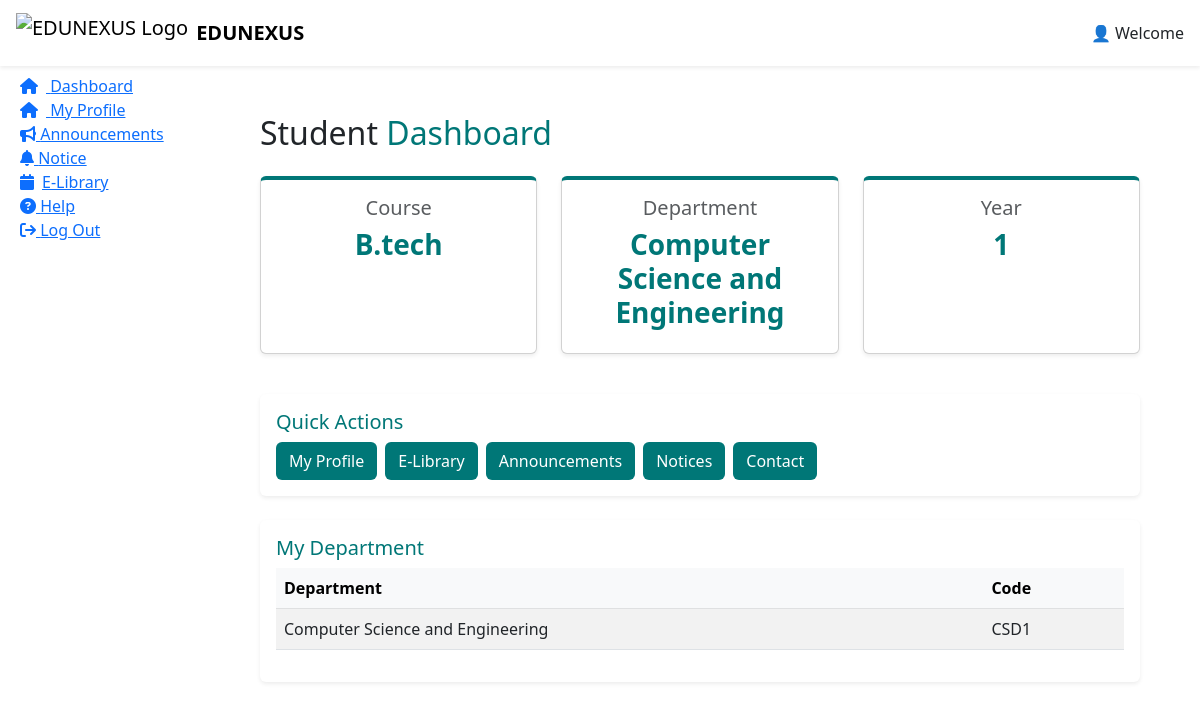
Screenshot of /Student_Dashboard/ (signed in) with the database file from the repository.
### app_edunexus/models.py (models this page shows, shortened)
class StudentProfile(models.Model):
    student = models.OneToOneField(User, on_delete=models.CASCADE, limit_choices_to={'Role': 'Student'})
    name = models.CharField(max_length=50)
    profile_image = models.ImageField(storage=MediaCloudinaryStorage, upload_to='students/')
    course = models.CharField(max_length=50)
    year = models.IntegerField()
    roll_number = models.CharField(max_length=20, unique=True)
    department = models.ForeignKey(Department, on_delete=models.SET_NULL, null=True, blank=True)
    class Meta:
        db_table = "Student_Profile"

class Department(models.Model):
    name = models.CharField(max_length=50, unique=True)
    code = models.CharField(max_length=10, unique=True)
    class Meta:
        db_table = "Department"
        get_latest_by = "code"
    def __str__(self):
        return self.name

### app_edunexus/views.py (the view, shortened to what this page needs)
# urls.py: path('Student_Dashboard/',views.Student_Dashboard,name='Student_Dashboard'),
def Student_Dashboard(request):
    user_id = request.session.get('user_id')
    if not user_id:
        return redirect('log_in')
    student = User.objects.filter(id=user_id, Role="Student").first()
    if not student:
        return HttpResponse("User not found or not a student")
    student_profile = StudentProfile.objects.filter(student=student).first()
    form = None
    data = {
        "profile_id": student_profile.id,
        "student_id": student_profile.student.id,
        "name": student_profile.name,
        "email": student_profile.student.Email,
        "contact": student_profile.student.Contact,
        "profile": student_profile.profile_image,
        "course": student_profile.course,
        "year": student_profile.year,
        "roll_no": student_profile.roll_number,
        "department":student_profile.department,
    }
    return render(request, 'student_dashboard.html', {"dashboard":"dashboard","data": data})

### app_edunexus/templates/student_dashboard.html (shortened to what this page needs)
{% extends "base_dashboard.html" %}
{% load static %}
{% block css %}
<link rel="stylesheet" href="https://res.cloudinary.com/duhg4tvty/raw/upload/v1756632311/student_dashboard_gqj4pn.css">
{% endblock %}
{% block nav_right %}
👤 Welcome
{% endblock %}
{% block sidebar %}
<li><a href="{% url 'Student_Dashboard' %}" class="capsule"><i class="fa fa-home me-2"></i> Dashboard</a></li>
<li><a href="{% url 'my_profile' %}" class="capsule"><i class="fa fa-home me-2"></i> My Profile</a></li>
<li><a href="{% url 'announcement_list' %}" class="capsule" style="cursor: pointer;"><i class="fa-solid fa-bullhorn"></i>
    Announcements</a></li>
<li><a href="{% url 'notice_list' %}" class="capsule" style="cursor: pointer;"><i class="fa-solid fa-bell"></i>
    Notice</a></li>
<li><a href="{% url 'ebook_list_student' %}" class="capsule"><i class="fa fa-calendar me-2"></i>E-Library</a></li>
<li><a href="{% url 'help_section' %}" class="capsule"><i class="fa fa-question-circle" aria-hidden="true"></i> Help</a>
<li><a href="{% url 'log_out' %}" class="capsule"><i class="fa fa-sign-out" aria-hidden="true"></i> Log Out</a>
</li>
{% endblock %}
{% block main %}
<section class="container mt-4">
    {% if dashboard %}
    <div class="container-fluid px-4">
        <h2 class="mt-4">Student <span style="color:#007777;">Dashboard</span></h2>
       <div class="row mt-4">
    <div class="col-sm-12 col-md-6 col-lg-4 mb-3">
        <div class="card shadow-sm border-6 text-center h-100" style="border-top:4px solid #007777;">
            <div class="card-body">
                <h5 class="text-muted">Course</h5>
                <h3 class="fw-bold" style="color:#007777;">{{ data.course }}</h3>
            </div>
        </div>
    </div>
    <div class="col-sm-12 col-md-6 col-lg-4 mb-3">
        <div class="card shadow-sm border-6 text-center h-100" style="border-top:4px solid #007777;">
            <div class="card-body">
                <h5 class="text-muted">Department</h5>
                <h3 class="fw-bold" style="color:#007777;">{{ data.department }}</h3>
            </div>
        </div>
    </div>
    <div class="col-sm-12 col-md-6 col-lg-4 mb-3">
        <div class="card shadow-sm border-6 text-center h-100" style="border-top:4px solid #007777;">
            <div class="card-body">
                <h5 class="text-muted">Year</h5>
                <h3 class="fw-bold" style="color:#007777;">{{ data.year }}</h3>
            </div>
        </div>
    </div>
</div>
        <div class="row mt-4">
            <div class="col-md-12">
                <div class="card shadow-sm border-0">
                    <div class="card-body">
                        <h5 style="color:#007777;">Quick Actions</h5>
                        <div class="d-flex flex-wrap gap-2">
                            <a href="{% url 'my_profile' %}" class="btn w-auto"
                                style="background:#007777; color:white;">My Profile</a>
                            <a href="{% url 'ebook_list_student' %}" class="btn w-auto"
                                style="background:#007777; color:white;">E-Library</a>
                            <a href="{% url 'announcement_list' %}" class="btn w-auto"
                                style="background:#007777; color:white;">Announcements</a>
                            <a href="{% url 'notice_list' %}" class="btn w-auto"
                                style="background:#007777; color:white;">Notices</a>
                            <a href="{% url 'help_section' %}" class="btn w-auto" style="background:#007777; color:white;">Contact</a>
                        </div>
                    </div>
                </div>
            </div>
        </div>
        <div class="row mt-4">
    <div class="col-md-12">
        <div class="card shadow-sm border-0">
            <div class="card-body">
                <h5 style="color:#007777;">My Department</h5>
                <div class="table-responsive">
                    <table class="table table-striped">
                        <thead class="table-light">
                            <tr>
                                <th>Department</th>
                                <th>Code</th>
                            </tr>
                        </thead>
                        <tbody>
                            <tr>
                                <td>{{ data.department.name }}</td>
                                <td>{{ data.department.code }}</td>
                            </tr>
                        </tbody>
                    </table>
                </div>
            </div>
        </div>
    </div>
</div>
    </div>
    {% endif %}
{% endblock %}

### rows the page displays
StudentProfile: course "B.tech"
Department: department "Computer Science and Engineering", department.name "Computer Science and Engineering", department.code "CSD1"

### other values shown
{{ data.year }} "1"
